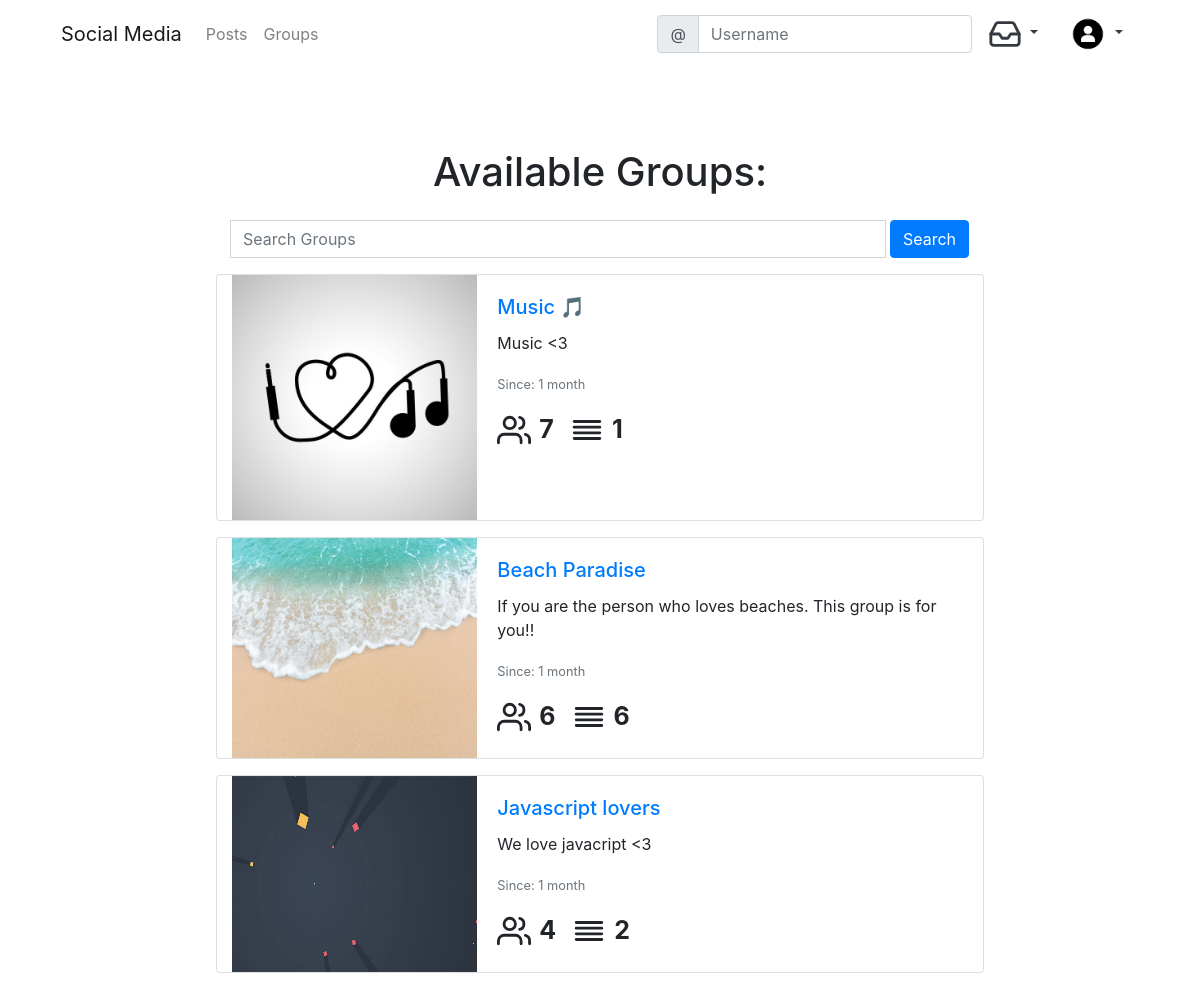
Screenshot of /groups/ (signed in) with the database file from the repository.
### social/models.py (models this page shows)
class UserProfile(models.Model):
    user = models.OneToOneField(User, primary_key=True, related_name='profile', on_delete=models.CASCADE)
    name = models.CharField(max_length = 150, blank = True, null = True)
    bio = models.TextField(max_length = 350, blank = True, null = True)
    GENDER_CHOICES = (
        ('', 'Choose Your Gender'),
        ('Male', 'Male'),
        ('Female', 'Female'),
        ('Rather Not Say', 'Rather Not Say')
    )
    gender = models.CharField(max_length=14, choices=GENDER_CHOICES)
    birth_date = models.DateField(blank = True, null = True)
    location = models.CharField(max_length = 150, blank = True, null = True)
    profile_background = models.ImageField(upload_to='uploads/profile_background', default='uploads/profile_background/default.jpg', blank=True)
    profile_pic = models.ImageField(upload_to='uploads/profile_pictures', default='uploads/profile_pictures/default_img.png', blank=True)
    followers = models.ManyToManyField(User, related_name='followers', blank = True)
    verified = models.BooleanField(default=False)

### groups/models.py (models this page shows, shortened)
class Group(models.Model):
    name = models.CharField(max_length=20, unique=True)
    slug = models.SlugField(allow_unicode=True, unique=True)
    description = models.TextField(blank=True, default='')
    admin = models.ForeignKey(User, blank=True, related_name='admin', on_delete= models.CASCADE)
    moderators = models.ManyToManyField(User, blank=True, related_name='group_moderators')
    ban = models.ManyToManyField(User, blank=True, related_name='group_ban')
    members = models.ManyToManyField(User, through='GroupMember')
    cover = models.ImageField(upload_to='uploads/covers', default='uploads/covers/default.jpg', blank=True)
    created_on = models.DateTimeField(auto_now_add=True)
    class Meta():
        ordering = ["-created_on"]

### groups/views.py (the view)
# urls.py: path('', views.ListGroup.as_view(), name='list-group'),
class ListGroup(LoginRequiredMixin, ListView):
    template_name = 'groups/group_list.html'
    model = models.Group

### social/templatetags/custom_tags.py (called while the page is built)
@register.inclusion_tag('notif/notifications.html', takes_context = True)
def show_notifications(context):
    request_user = context['request'].user
    notifications = Notification.objects.filter(to_user=request_user).exclude(user_has_seen=True).order_by('-timestamp')
    return {'notifications':notifications}

### templates/groups/group_list.html (shortened to what this page needs)
{% extends "base.html" %}
{% load static %}
{% load bootstrap4 %}
{% block maincontent %}
<div class="row justify-content-center mt-5 p-3">
<div class="col-md-12">
  <h1 class="text-center m-3">Available Groups:</h1>
</div>
<div class="col-md-12">
  <form class="mt-2 mb-2" action="{% url 'group-search' %}">
    <div class="input-group">
      <input type="text"  class="form-control" name='query' placeholder="Search Groups">
      <input type="submit" value="Search" class="btn btn-primary mb-2 ml-1">
    </div>
  </form>
</div>
  {% for item in group_list %}
  <div class="card mb-3 col-md-12">
    <div class="row no-gutters">
      <div class="col-md-4">
       <a href="{% url 'detail-group' item.slug %}"><img src="{{ item.cover.url }}" height="100%" width="100%" alt="..."></a>
      </div>
      <div class="col-md-8">
        <div class="card-body">
          <a href="{% url 'detail-group' item.slug %}"> <h5 class="card-title">{{ item.name }}</h5></a>
          <p class="card-text">{{ item.description }}</p>
          <p class="card-text"><small class="text-muted">Since: {{ item.created_on|timesince }}</small></p>
          <p class="card-text float-left"><i class="mb-2" data-feather="users"></i><span class="font_big ml-2">{{ item.members.all.count }}</span></p>
          <p class="card-text float-left ml-3"><i class="mb-2" data-feather="align-justify"></i><span class="font_big ml-2">{{ item.groupposts.all.count }}</span></p>
        </div>
      </div>
    </div>
  </div>
  {% endfor %}
</div>
{% endblock maincontent %}

### templates/base.html (shortened to what this page needs)
<!DOCTYPE html>
{% load static %}
{% load custom_tags %}
<html lang="en" dir="ltr">
  <head>
    <link rel="stylesheet" href="{% static 'css/master.css' %}">
    <link rel="stylesheet" href="https://cdn.jsdelivr.net/npm/bootstrap@4.6.0/dist/css/bootstrap.min.css"
>
  </head>
  <body>
  <div class="container">
    <nav class="MynavigationBar navbar navbar-expand-lg navbar-light sticky">
      <a class="navbar-brand" href="{% if user.is_authenticated %}{% url "post_list" %}{% else %}{% url "home" %}{% endif %}">Social Media</a>
      <div class="collapse navbar-collapse" id="navbarNavDropdown">
        <ul class="navbar-nav mr-auto mt-2 mt-lg-0">
          {% if user.is_authenticated %}
          <li class="nav-item">
            <a class="nav-link" href="{% url "post_list" %}">Posts</a>
          </li>
          <li class="nav-item">
            <a class="nav-link" href="{% url "list-group" %}">Groups</a>
          </li>
          {% endif %}
        </ul>
        <form class="form-inline" action="{% url "search" %}">
          <div class="input-group">
            <div class="input-group-prepend">
              <span class="input-group-text" id="basic-addon1">@</span>
            </div>
            <input type="text" class="form-control" placeholder="Username" aria-label="Username" aria-describedby="basic-addon1" name="query" value="{{ request.GET.query }}">
          </div>
        </form>
        {% if user.is_authenticated %}
        <div class="nav-item dropdown">
          <a class="nav-link dropdown-toggle text-dark" href="#" data-bs-toggle="dropdown"  id="naavbarnotif"  role="button" data-toggle="dropdown" aria-haspopup="true" aria-expanded="false">
            <i data-feather="inbox"></i>
          </a>
        </div>
        {% endif %}
        {% if user.is_authenticated %}
          <div class="nav-item dropdown">
            <a class="nav-link dropdown-toggle text-dark" href="#" data-bs-toggle="dropdown"  id="navbarDropdownMenuLink"  role="button" data-toggle="dropdown" aria-haspopup="true" aria-expanded="false">
              <img src="{{ user.profile.profile_pic.url }}" class="round_img" height="36" widht="36" alt="img not loaded">
            </a>
          </div>
          {% endif %}
      </div>
    </nav>
</div>
<div class="container-fluid">
<div class="row">
  <div class="col-lg-2 col-md-2 col-sm-12">
  </div>
  <div class="col-lg-8 col-md-10 col-sm-12">
  {% block maincontent %}
  {% endblock %}
  </div>
  <div class="col-lg-2 col-md-12 col-sm-12">
  </div>
</div>
</div>
  </body>
</html>

### templates/notif/notifications.html (shortened to what this page needs)
{% load static %}

### static_in_venv/css/master.css (style rules this page uses)
.round_img { border-radius: 100%; }
.feather { width: 34px; height: 34px; stroke: currentColor; stroke-width: 2; stroke-linecap: round; stroke-linejoin: round; fill: none; }
.font_big { font-size: 25px; font-weight: bold; margin-top: 5px; }

### rows the page displays
Group: cover (picture), name "Music 🎵", description "Music <3", created_on "1 month", members.all.count "7", groupposts.all.count "1"
Group: cover (picture), name "Beach Paradise", description "If you are the person who loves beaches. This group is for you!!", created_on "1 month", members.all.count "6", groupposts.all.count "6"
Group: cover (picture), name "Javascript lovers", description "We love javacript <3", created_on "1 month", members.all.count "4", groupposts.all.count "2"
